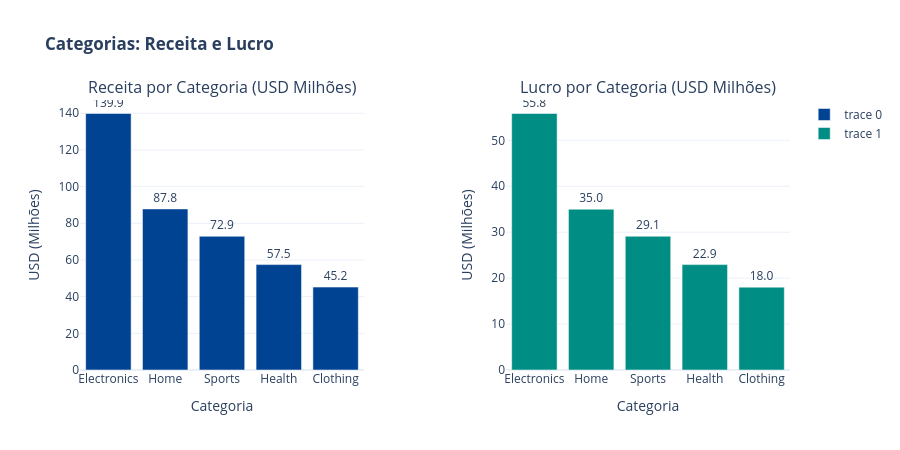

Write notebook code for a chart like this one.
### Markdown cell above
<div id="produtos"></div>

## 5. Produtos & Devoluções

### Code cell
# Receita e lucro por categoria
cat = df.groupby('category').agg(
    receita=('total_price_usd', 'sum'),
    lucro=('profit_usd', 'sum'),
    transacoes=('order_id', 'count')
).sort_values('receita', ascending=False)
cat['pct_receita'] = cat['receita'] / df['total_price_usd'].sum() * 100

fig = make_subplots(
    rows=1, cols=2,
    subplot_titles=('Receita por Categoria (USD Milhões)', 'Lucro por Categoria (USD Milhões)'),
    horizontal_spacing=0.2
)

fig.add_trace(
    go.Bar(x=cat.index, y=cat['receita'] / 1e6, marker_color='#004393',
           text=[f'{v:.1f}' for v in cat['receita'] / 1e6], textposition='outside'),
    row=1, col=1
)
fig.add_trace(
    go.Bar(x=cat.index, y=cat['lucro'] / 1e6, marker_color='#008D84',
           text=[f'{v:.1f}' for v in cat['lucro'] / 1e6], textposition='outside'),
    row=1, col=2
)
fig.update_layout(
    title='<b>Categorias: Receita e Lucro</b>',
    template='plotly_white',
    height=450
)
fig.update_xaxes(title_text='Categoria', row=1, col=1)
fig.update_yaxes(title_text='USD (Milhões)', row=1, col=1)
fig.update_xaxes(title_text='Categoria', row=1, col=2)
fig.update_yaxes(title_text='USD (Milhões)', row=1, col=2)
fig.show()

print(f"{cat.index[0]} lidera com {cat['pct_receita'].iloc[0]:.1f}% da receita (US${cat['receita'].iloc[0] / 1e6:.1f}M) e US${cat['lucro'].iloc[0] / 1e6:.1f}M de lucro")

### Figure 1 — Plotly figure (JSON) as saved in the notebook; plotly's stock layout.template omitted (floating-point values rounded to 4 significant figures)
{"data": [{"marker": {"color": "#004393"}, "text": ["139.9", "87.8", "72.9", "57.5", "45.2"], "textposition": "outside", "type": "bar", "x": ["Electronics", "Home", "Sports", "Health", "Clothing"], "xaxis": "x", "y": [139.9, 87.83, 72.92, 57.47, 45.21], "yaxis": "y"}, {"marker": {"color": "#008D84"}, "text": ["55.8", "35.0", "29.1", "22.9", "18.0"], "textposition": "outside", "type": "bar", "x": ["Electronics", "Home", "Sports", "Health", "Clothing"], "xaxis": "x2", "y": [55.84, 35.0, 29.12, 22.94, 18.03], "yaxis": "y2"}], "layout": {"annotations": [{"font": {"size": 16}, "showarrow": false, "text": "Receita por Categoria (USD Milhões)", "x": 0.2, "xanchor": "center", "xref": "paper", "y": 1, "yanchor": "bottom", "yref": "paper"}, {"font": {"size": 16}, "showarrow": false, "text": "Lucro por Categoria (USD Milhões)", "x": 0.8, "xanchor": "center", "xref": "paper", "y": 1, "yanchor": "bottom", "yref": "paper"}], "height": 450, "title": {"text": "<b>Categorias: Receita e Lucro</b>"}, "xaxis": {"anchor": "y", "domain": [0, 0.4], "title": {"text": "Categoria"}}, "xaxis2": {"anchor": "y2", "domain": [0.6, 1], "title": {"text": "Categoria"}}, "yaxis": {"anchor": "x", "domain": [0, 1], "title": {"text": "USD (Milhões)"}}, "yaxis2": {"anchor": "x2", "domain": [0, 1], "title": {"text": "USD (Milhões)"}}}}
